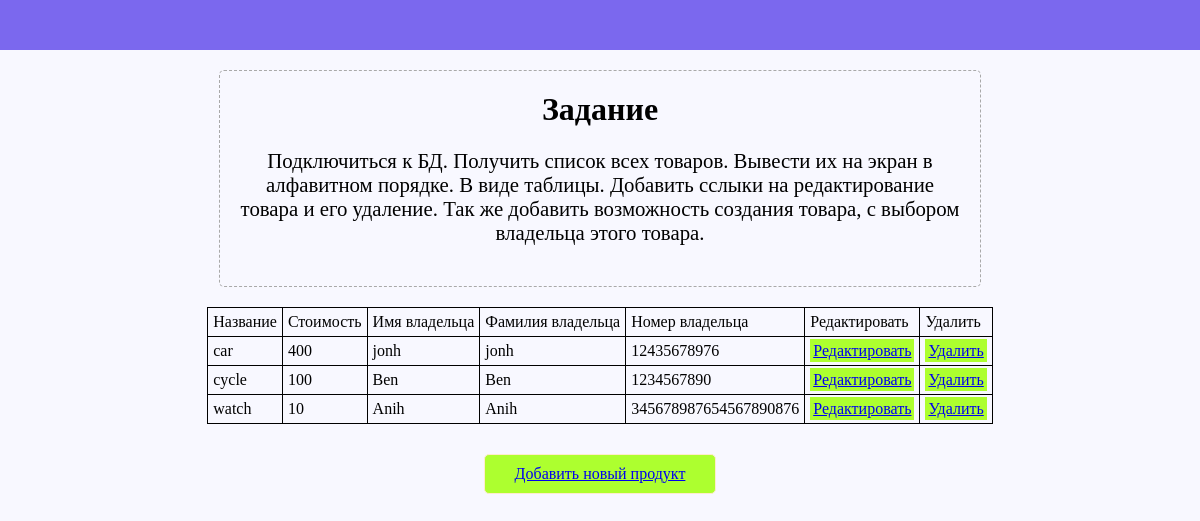
The app's page /GU-307/index.php with its own data.
### tables this page shows
CREATE TABLE `items` (
  `id_item` int(11) NOT NULL,
  `name` varchar(65) NOT NULL,
  `owner_id` int(11) NOT NULL,
  `price` int(11) NOT NULL
);

CREATE TABLE `sellers` (
  `id` int(11) NOT NULL,
  `owner_name` varchar(50) NOT NULL,
  `surname` varchar(50) NOT NULL,
  `phone` varchar(50) NOT NULL
);

### GU-307/index.php (the view, shortened to what this page needs)
<!doctype html>
<html>
<head>
</head>
<body>
<header></header>
<div id="task"><b>Задание</b><p>Подключиться к БД.
        Получить список всех товаров.
        Вывести их на экран в алфавитном порядке. В виде таблицы.
        Добавить сслыки на редактирование товара и его удаление.
        Так же добавить возможность создания товара, с выбором владельца этого товара.</p></div>
<table>
    <tr><td>Название</td><td>Стоимость</td><td>Имя владельца</td><td>Фамилия владельца</td><td>Номер владельца</td><td>Редактировать</td><td>Удалить</td></tr>
<?php
    $connection = new mysqli('localhost','root','','shops');
    $m = $connection->query('SELECT * FROM items INNER JOIN sellers on items.owner_id = sellers.id ORDER BY name');
    while($rs = $m->fetch_assoc()){
        ?>
        <tr><td><?=$rs['name']?></td><td><?=$rs['price']?></td><td><?=$rs['owner_name']?></td><td><?=$rs['surname']?></td><td><?=$rs['phone']?></td><td>
                <a href="edit.php?id=<?=$rs['id_item']?>">Редактировать</a></td><td><a href="edit.php?id=<?=$rs['id_item']?>&action=delete">Удалить</a></td></tr>
        <?php
    }
?>
</table>
<a id = 'new_item' href="new_item.php">Добавить новый продукт</a>
</body>
</html>

### GU-307/index.php (style rules this page uses)
#task { margin-top: 20px; padding: 20px; border:1px dashed darkgrey; border-radius: 5px; width: 60%; text-align: center; }
#task p { font-size: 1.3em; font-weight: normal ; }
#task b { font-size: 2em; }
td>a { background-color: greenyellow; padding: 3px; }
body { margin: 0; padding: 0; color: black; background-color: ghostwhite; display: flex; flex-direction: column; align-items: center; }
header { margin-top: 0; width: 100%; height: 50px; background-color: mediumslateblue; }
td { padding:5px; border:1px solid black; }
table { margin-top: 20px; border-collapse: collapse; }
#new_item { margin-top: 30px; padding:10px 30px 10px 30px; border:1px solid blanchedalmond; background-color: greenyellow; border-radius: 5px; }

### records on screen
items: name "car", price "400", sellers.owner_name "jonh", sellers.surname "jonh", sellers.phone "12435678976"
items: name "cycle", price "100", sellers.owner_name "Ben", sellers.surname "Ben", sellers.phone "1234567890"
items: name "watch", price "10", sellers.owner_name "Anih", sellers.surname "Anih", sellers.phone "345678987654567890876"
